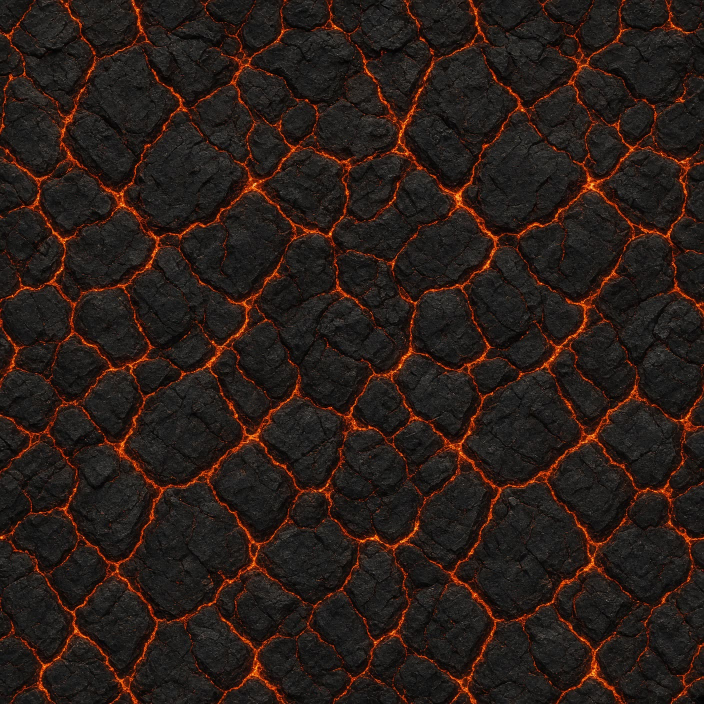
#> input picture pyre/master/decor/path.jpg, 1408 x 1408 px (shown at 1/2 size)
$ python -i judge.py   (imports and definitions only)
#> lines starting #> are read from the running program, lines starting #| are printed output that depends on the picture
#!/usr/bin/env python3
"""Visual judge gate for one candidate still against 1–3 references.

Builds a Grok Build CLI prompt file and, unless --dry-run, runs:

    grok -p --prompt-json <file>

No network client and no API key live in this file. The local grok binary
owns any session it already has.

    python3 tools/judge/judge.py --candidate still.jpg --ref ref.jpg --dry-run --prompt-json /tmp/prompt.json
    python3 tools/judge/judge.py --parse-reply reply.txt
"""

from __future__ import annotations

import argparse
import base64
import hashlib
import json
import subprocess
import sys
import tempfile
from pathlib import Path

import cv2
import numpy as np
from PIL import Image

ROOT = Path(__file__).resolve().parents[2]
TOOL = Path(__file__).resolve().parent
MAX_IMAGE_BLOCK_BYTES = 128 * 1024
DEFAULT_THRESHOLD = 7
REPLY_KEYS = ("score", "keep", "defects", "matches_refs")
GOLDEN_HEADING = "## Golden rule"


class UsageError(Exception):
    pass


class ReplyError(Exception):
    pass


def block_nbytes(block: dict) -> int:
    encoded = json.dumps(block, separators=(",", ":"), ensure_ascii=True).encode("utf-8")
    return len(encoded)


def load_bgr(path: Path) -> np.ndarray:
#> called with path = '../../pyre/master/decor/path.jpg'
    try:
        with Image.open(path) as img:
#> img is the input picture: PIL image 1408x1408 RGB; mean R, G, B 41.8, 28.8, 23.7
            rgb = np.asarray(img.convert("RGB"))
    except Exception as exc:
        raise UsageError(f"cannot open {path}: {exc}") from exc
    if rgb.ndim != 3 or rgb.shape[2] != 3:
        raise UsageError(f"{path} is not an RGB image")
    return cv2.cvtColor(rgb, cv2.COLOR_RGB2BGR)


def fit_image_block(path: Path) -> dict:
    """JPEG-compress and downscale until the image content block is <= 128 KiB."""
    bgr = load_bgr(path)
    height, width = bgr.shape[:2]
#> height = 1408; width = 1408
    scale = 1.0
    long_side = max(height, width)
#> long_side = 1408
    if long_side > 1280:
        scale = 1280 / long_side
#> scale = 0.909
    quality = 85
    last_size = None
    for _ in range(48):
        nw = max(8, int(round(width * scale)))
        nh = max(8, int(round(height * scale)))
        if nw == width and nh == height:
            view = bgr
        else:
            view = cv2.resize(bgr, (nw, nh), interpolation=cv2.INTER_AREA)
        ok, buf = cv2.imencode(".jpg", view, [int(cv2.IMWRITE_JPEG_QUALITY), int(quality)])
        if not ok:
            raise UsageError(f"jpeg encode failed for {path}")
        block = {
            "type": "image",
            "mimeType": "image/jpeg",
            "data": base64.b64encode(buf.tobytes()).decode("ascii"),
        }
        size = block_nbytes(block)
        last_size = size
        if size <= MAX_IMAGE_BLOCK_BYTES:
            return block
        if quality > 40:
            quality -= 10
            continue
        scale *= 0.7
        quality = 70
        if min(nw, nh) <= 32:
            break
#> this loop made 10 passes
#> (size, last_size) on passes 1 to 10: (569770, 569770), (419030, 419030), (344538, 344538), (293330, 293330), (256298, 256298), (215502, 215502), (193438, 193438), (159950, 159950), (137782, 137782), (117238, 117238)
#> pass 1, in fit_image_block, `view = cv2.resize(bgr, (nw, nh), interpolation=cv2.INTER_AREA)`:
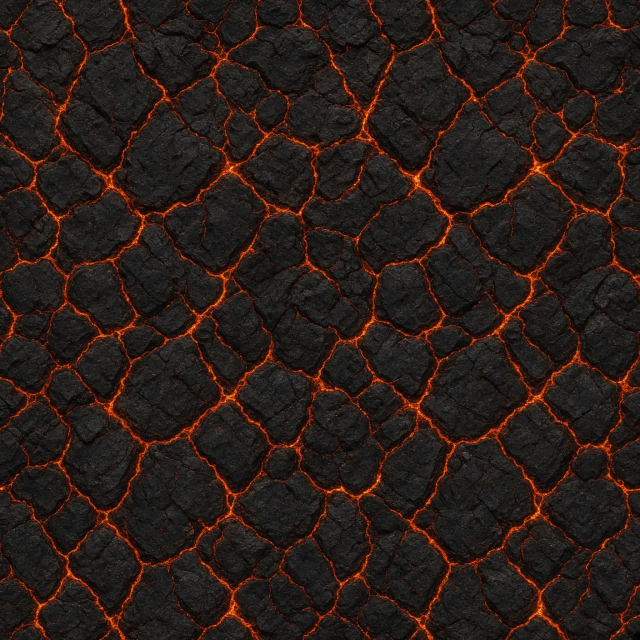
#> view: shape (1280, 1280, 3) (shown at 1/2 size); mean B, G, R 23.7, 28.8, 41.8
#> after the loop, scale = 0.636
    raise UsageError(
        f"image block for {path} is {last_size} bytes after compress; cap is {MAX_IMAGE_BLOCK_BYTES}"
    )


# [54 lines left out: functions extract_section, load_taste, load_registry, not called in this run]


def file_sha256(path: Path) -> str:
    return hashlib.sha256(path.read_bytes()).hexdigest()


# [86 lines left out: functions registry_note, build_prompt, parse_reply, gate_reason, not called in this run]


def grok_argv(prompt_path: Path, grok_bin: str = "grok") -> list[str]:
    return [grok_bin, "-p", "--prompt-json", str(prompt_path)]


# [15 lines left out: functions decide, require_image, not called in this run]


def check_threshold(threshold: int) -> None:
    if not 1 <= threshold <= 10:
        raise UsageError("threshold must be an integer 1-10")


def write_prompt(path: Path, blocks: list[dict]) -> None:
    path.parent.mkdir(parents=True, exist_ok=True)
    path.write_text(json.dumps(blocks, indent=2) + "\n", encoding="utf-8")


# [55 lines left out: function main, not called in this run]


# [2 lines not run here, left out]

>>> result = fit_image_block('../../pyre/master/decor/path.jpg')
#> result = 3 items
